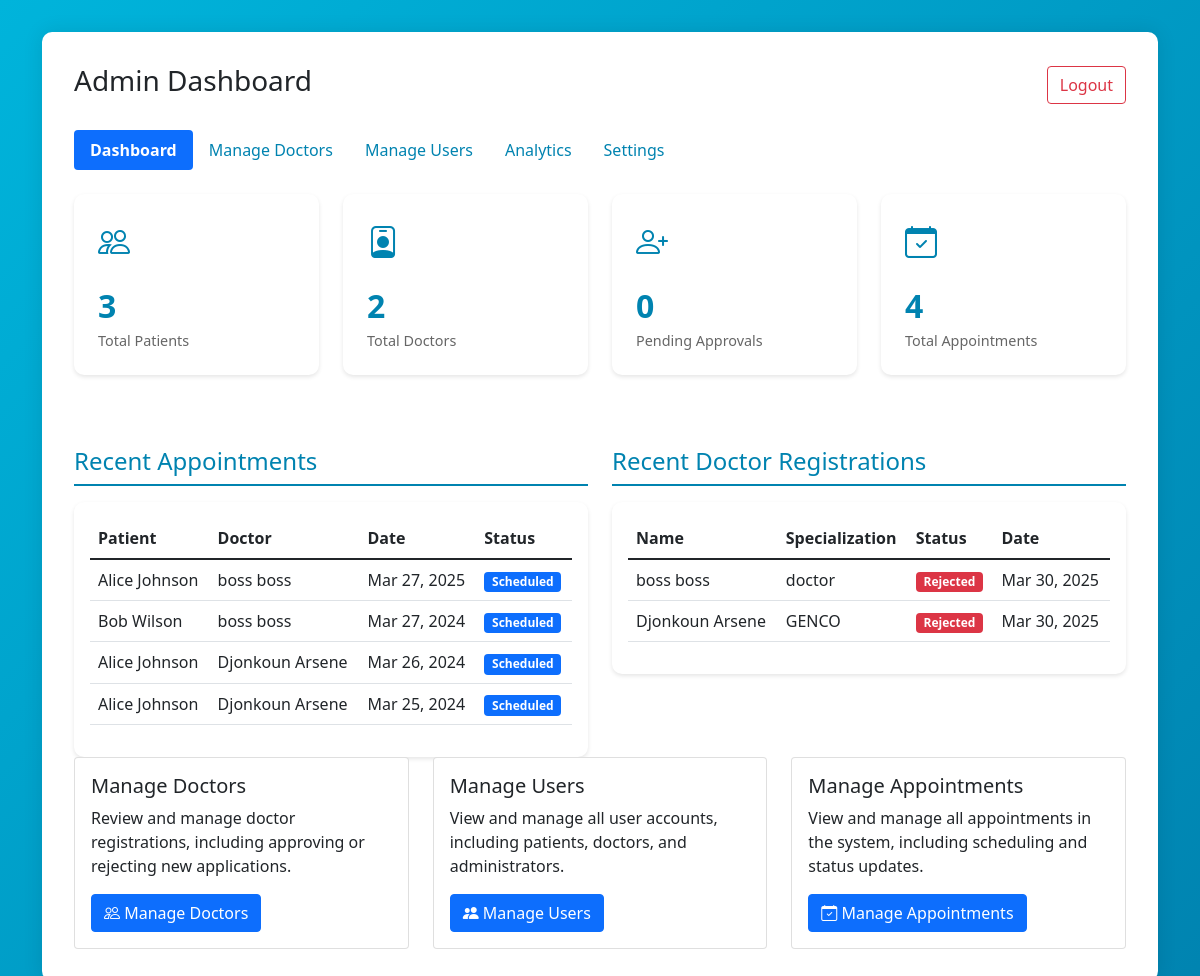
Page /admin/dashboard.php (signed in) on the committed database.
### tables this page shows
CREATE TABLE IF NOT EXISTS `appointments` (
  `id` int NOT NULL AUTO_INCREMENT,
  `patient_id` int NOT NULL,
  `doctor_id` int NOT NULL,
  `appointment_date` date NOT NULL,
  `appointment_time` time NOT NULL,
  `status` enum('scheduled','completed','cancelled') DEFAULT 'scheduled',
  `notes` text,
  `created_at` timestamp NULL DEFAULT CURRENT_TIMESTAMP,
  PRIMARY KEY (`id`),
  KEY `patient_id` (`patient_id`),
  KEY `doctor_id` (`doctor_id`)
);

CREATE TABLE IF NOT EXISTS `patients` (
  `id` int NOT NULL AUTO_INCREMENT,
  `user_id` int NOT NULL,
  `full_name` varchar(100) NOT NULL,
  `date_of_birth` date NOT NULL,
  `gender` enum('M','F','Other') NOT NULL,
  `phone_number` varchar(20) NOT NULL,
  `email` varchar(100) NOT NULL,
  `address` text NOT NULL,
  `medical_record_id` varchar(20) NOT NULL,
  `registered_by` int NOT NULL,
  `created_at` timestamp NULL DEFAULT CURRENT_TIMESTAMP,
  `emergency_contact` int NOT NULL,
  `blood_type` int NOT NULL,
  PRIMARY KEY (`id`),
  UNIQUE KEY `medical_record_id` (`medical_record_id`),
  KEY `user_id` (`user_id`),
  KEY `registered_by` (`registered_by`)
);

CREATE TABLE IF NOT EXISTS `doctors` (
  `id` int NOT NULL AUTO_INCREMENT,
  `user_id` int NOT NULL,
  `full_name` varchar(100) NOT NULL,
  `email` varchar(100) NOT NULL,
  `phone_number` varchar(20) NOT NULL,
  `specialization` varchar(100) NOT NULL,
  `hospital` varchar(100) NOT NULL,
  `license_number` varchar(50) NOT NULL,
  `date_of_birth` date NOT NULL,
  `gender` enum('M','F','Other') NOT NULL,
  `emergency_contact` varchar(20) NOT NULL,
  `id_type` varchar(50) NOT NULL,
  `id_number` varchar(50) NOT NULL,
  `years_of_experience` int NOT NULL,
  `qualification` varchar(100) NOT NULL,
  `certification` varchar(100) NOT NULL,
  `consultation_fee` decimal(10,2) NOT NULL,
  `status` enum('pending','approved','rejected') DEFAULT 'pending',
  `rejection_reason` text,
  `created_at` timestamp NULL DEFAULT CURRENT_TIMESTAMP,
  `address` int NOT NULL,
  PRIMARY KEY (`id`),
  UNIQUE KEY `address` (`id`),
  KEY `user_id` (`user_id`)
);

### admin/dashboard.php (the view, shortened to what this page needs)
<?php
require_once "../config/database.php";
$stats = array();
$sql = "SELECT COUNT(*) as total FROM patients";
$result = mysqli_query($conn, $sql);
$stats['total_patients'] = mysqli_fetch_assoc($result)['total'];
$sql = "SELECT COUNT(*) as total FROM doctors";
$result = mysqli_query($conn, $sql);
$stats['total_doctors'] = mysqli_fetch_assoc($result)['total'];
$sql = "SELECT COUNT(*) as total FROM doctors WHERE status = 'pending'";
$result = mysqli_query($conn, $sql);
$stats['pending_doctors'] = mysqli_fetch_assoc($result)['total'];
$sql = "SELECT COUNT(*) as total FROM appointments";
$result = mysqli_query($conn, $sql);
$stats['total_appointments'] = mysqli_fetch_assoc($result)['total'];
$sql = "SELECT a.*, p.full_name as patient_name, d.full_name as doctor_name
        FROM appointments a
        JOIN patients p ON a.patient_id = p.id
        JOIN doctors d ON a.doctor_id = d.id
        ORDER BY a.appointment_date DESC LIMIT 5";
$recent_appointments = mysqli_query($conn, $sql);
$sql = "SELECT d.*, u.username
        FROM doctors d
        JOIN users u ON d.user_id = u.id
        WHERE d.status != 'pending'
        ORDER BY d.created_at DESC LIMIT 5";
$recent_doctors = mysqli_query($conn, $sql);
?>
<!DOCTYPE html>
<html lang="en">
<head>
    <link href="https://cdn.jsdelivr.net/npm/bootstrap@5.1.3/dist/css/bootstrap.min.css" rel="stylesheet">
    <link href="https://cdn.jsdelivr.net/npm/bootstrap-icons@1.7.2/font/bootstrap-icons.css" rel="stylesheet">
</head>
<body>
    <div class="container">
        <div class="dashboard-container">
            <div class="d-flex justify-content-between align-items-center mb-4">
                <h1 class="h3">Admin Dashboard</h1>
                <div>
                    <a href="../logout.php" class="btn btn-outline-danger">Logout</a>
                </div>
            </div>
            <nav class="nav nav-pills mb-4">
                <a class="nav-link active" href="dashboard.php">Dashboard</a>
                <a class="nav-link" href="manage_doctors.php">Manage Doctors</a>
                <a class="nav-link" href="manage_users.php">Manage Users</a>
                <a class="nav-link" href="analytics.php">Analytics</a>
                <a class="nav-link" href="settings.php">Settings</a>
            </nav>
            <div class="row mb-4">
                <div class="col-md-3">
                    <div class="stat-card">
                        <div class="stat-icon">
                            <i class="bi bi-people"></i>
                        </div>
                        <div class="stat-number"><?php echo $stats['total_patients']; ?></div>
                        <div class="stat-label">Total Patients</div>
                    </div>
                </div>
                <div class="col-md-3">
                    <div class="stat-card">
                        <div class="stat-icon">
                            <i class="bi bi-person-badge"></i>
                        </div>
                        <div class="stat-number"><?php echo $stats['total_doctors']; ?></div>
                        <div class="stat-label">Total Doctors</div>
                    </div>
                </div>
                <div class="col-md-3">
                    <div class="stat-card">
                        <div class="stat-icon">
                            <i class="bi bi-person-plus"></i>
                        </div>
                        <div class="stat-number"><?php echo $stats['pending_doctors']; ?></div>
                        <div class="stat-label">Pending Approvals</div>
                    </div>
                </div>
                <div class="col-md-3">
                    <div class="stat-card">
                        <div class="stat-icon">
                            <i class="bi bi-calendar-check"></i>
                        </div>
                        <div class="stat-number"><?php echo $stats['total_appointments']; ?></div>
                        <div class="stat-label">Total Appointments</div>
                    </div>
                </div>
            </div>
            <div class="row">
                <div class="col-md-6">
                    <h4 class="section-title">Recent Appointments</h4>
                    <div class="table-responsive">
                        <table class="table table-hover">
                            <thead>
                                <tr>
                                    <th>Patient</th>
                                    <th>Doctor</th>
                                    <th>Date</th>
                                    <th>Status</th>
                                </tr>
                            </thead>
                            <tbody>
                                <?php while($appointment = mysqli_fetch_assoc($recent_appointments)): ?>
                                <tr>
                                    <td><?php echo htmlspecialchars($appointment['patient_name']); ?></td>
                                    <td><?php echo htmlspecialchars($appointment['doctor_name']); ?></td>
                                    <td><?php echo date('M d, Y', strtotime($appointment['appointment_date'])); ?></td>
                                    <td>
                                        <span class="badge bg-<?php
                                            echo $appointment['status'] == 'completed' ? 'success' :
                                                ($appointment['status'] == 'cancelled' ? 'danger' : 'primary');
                                        ?>">
                                            <?php echo ucfirst($appointment['status']); ?>
                                        </span>
                                    </td>
                                </tr>
                                <?php endwhile; ?>
                            </tbody>
                        </table>
                    </div>
                </div>
                <div class="col-md-6">
                    <h4 class="section-title">Recent Doctor Registrations</h4>
                    <div class="table-responsive">
                        <table class="table table-hover">
                            <thead>
                                <tr>
                                    <th>Name</th>
                                    <th>Specialization</th>
                                    <th>Status</th>
                                    <th>Date</th>
                                </tr>
                            </thead>
                            <tbody>
                                <?php while($doctor = mysqli_fetch_assoc($recent_doctors)): ?>
                                <tr>
                                    <td><?php echo htmlspecialchars($doctor['full_name']); ?></td>
                                    <td><?php echo htmlspecialchars($doctor['specialization']); ?></td>
                                    <td>
                                        <span class="badge bg-<?php
                                            echo $doctor['status'] == 'approved' ? 'success' :
                                                ($doctor['status'] == 'rejected' ? 'danger' : 'warning');
                                        ?>">
                                            <?php echo ucfirst($doctor['status']); ?>
                                        </span>
                                    </td>
                                    <td><?php echo date('M d, Y', strtotime($doctor['created_at'])); ?></td>
                                </tr>
                                <?php endwhile; ?>
                            </tbody>
                        </table>
                    </div>
                </div>
            </div>
            <div class="row g-4">
                <div class="col-md-4">
                    <div class="card h-100">
                        <div class="card-body">
                            <h5 class="card-title">Manage Doctors</h5>
                            <p class="card-text">Review and manage doctor registrations, including approving or rejecting new applications.</p>
                            <a href="manage_doctors.php" class="btn btn-primary">
                                <i class="bi bi-people"></i> Manage Doctors
                            </a>
                        </div>
                    </div>
                </div>
                <div class="col-md-4">
                    <div class="card h-100">
                        <div class="card-body">
                            <h5 class="card-title">Manage Users</h5>
                            <p class="card-text">View and manage all user accounts, including patients, doctors, and administrators.</p>
                            <a href="manage_users.php" class="btn btn-primary">
                                <i class="bi bi-people-fill"></i> Manage Users
                            </a>
                        </div>
                    </div>
                </div>
                <div class="col-md-4">
                    <div class="card h-100">
                        <div class="card-body">
                            <h5 class="card-title">Manage Appointments</h5>
                            <p class="card-text">View and manage all appointments in the system, including scheduling and status updates.</p>
                            <a href="appointments.php" class="btn btn-primary">
                                <i class="bi bi-calendar-check"></i> Manage Appointments
                            </a>
                        </div>
                    </div>
                </div>
            </div>
        </div>
    </div>
</body>
</html>

### admin/dashboard.php (style rules this page uses)
body { background: linear-gradient(135deg, #00b4db, #0083B0); min-height: 100vh; }
.dashboard-container { background: white; padding: 2rem; border-radius: 10px; box-shadow: 0 0 20px rgba(0,0,0,0.1); margin: 2rem auto; max-width: 1200px; }
.stat-card { background: white; border-radius: 10px; padding: 1.5rem; margin-bottom: 1rem; box-shadow: 0 2px 4px rgba(0,0,0,0.1); transition: transform 0.2s; }
.stat-icon { font-size: 2rem; color: #0083B0; margin-bottom: 1rem; }
.stat-number { font-size: 2rem; font-weight: bold; color: #0083B0; }
.stat-label { color: #666; font-size: 0.9rem; }
.section-title { color: #0083B0; margin: 2rem 0 1rem; padding-bottom: 0.5rem; border-bottom: 2px solid #0083B0; }
.table-responsive { background: white; border-radius: 10px; padding: 1rem; box-shadow: 0 2px 4px rgba(0,0,0,0.1); }
.nav-link { color: #0083B0; }
.nav-link.active { color: #006d94; font-weight: bold; }

### rows in the picture
appointments: patient.full_name "Alice Johnson", doctor.full_name "boss boss", appointment_date "Mar 27, 2025", status "Scheduled"
appointments: patient.full_name "Bob Wilson", doctor.full_name "boss boss", appointment_date "Mar 27, 2024", status "Scheduled"
appointments: patient.full_name "Alice Johnson", doctor.full_name "Djonkoun Arsene", appointment_date "Mar 26, 2024", status "Scheduled"
appointments: patient.full_name "Alice Johnson", doctor.full_name "Djonkoun Arsene", appointment_date "Mar 25, 2024", status "Scheduled"
doctors: full_name "boss boss", specialization "doctor", status "Rejected", created_at "Mar 30, 2025"
doctors: full_name "Djonkoun Arsene", specialization "GENCO", status "Rejected", created_at "Mar 30, 2025"

### other values in the picture
$stats['total_patients'] "3"
$stats['total_doctors'] "2"
$stats['pending_doctors'] "0"
$stats['total_appointments'] "4"
